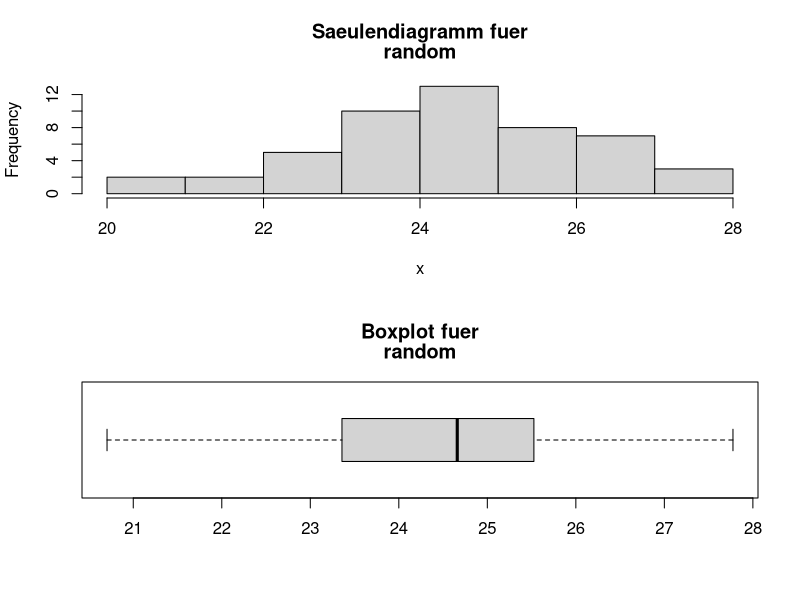
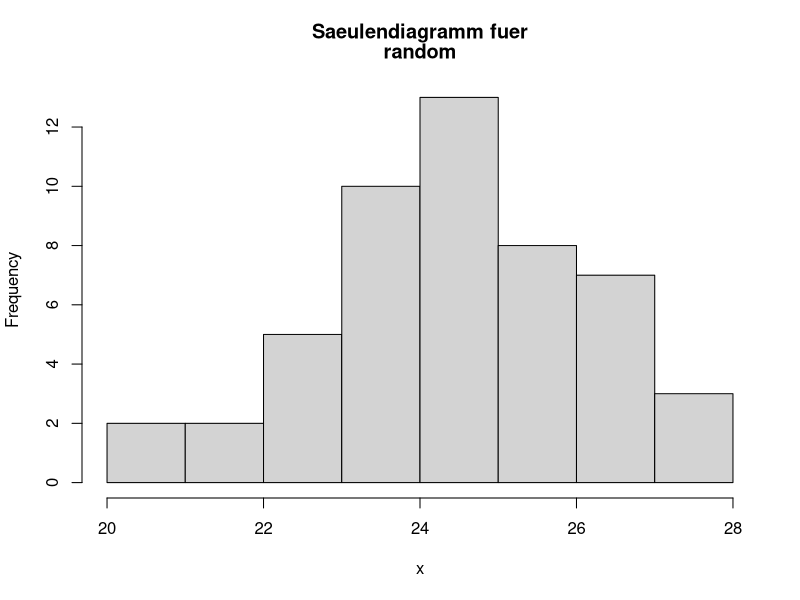
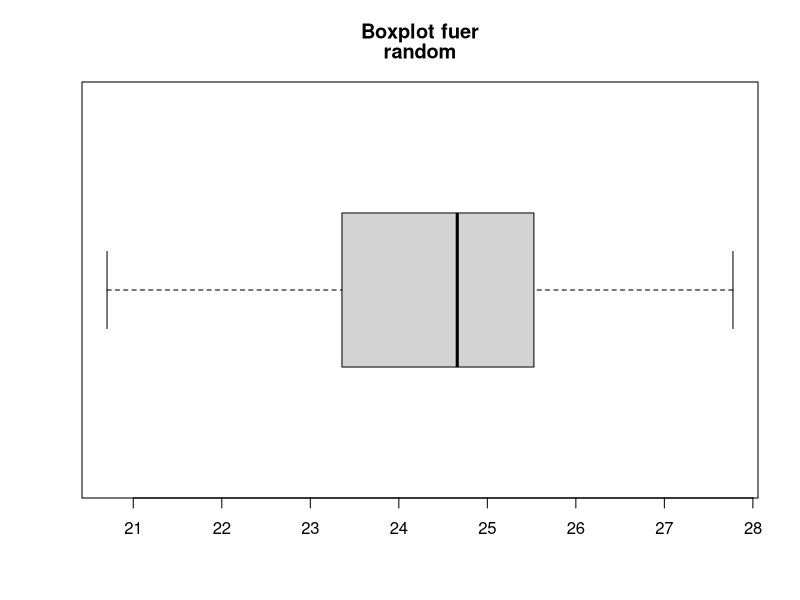
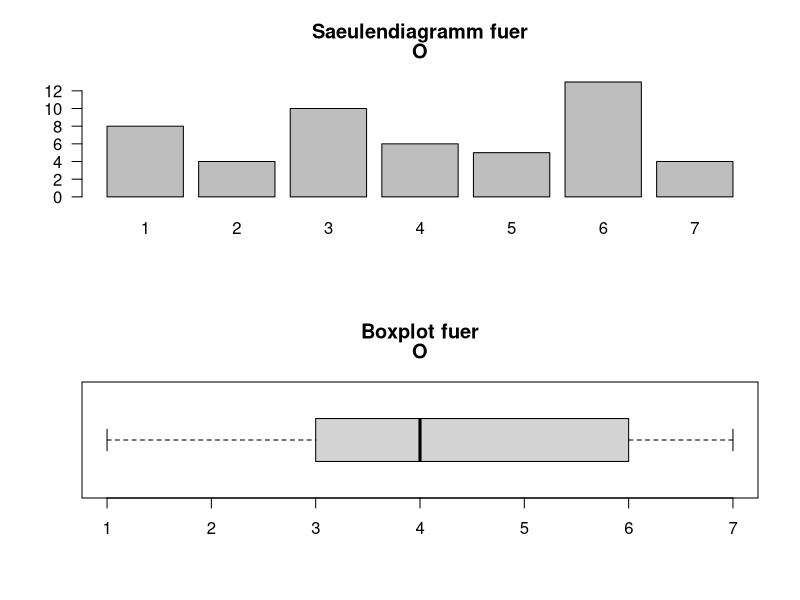
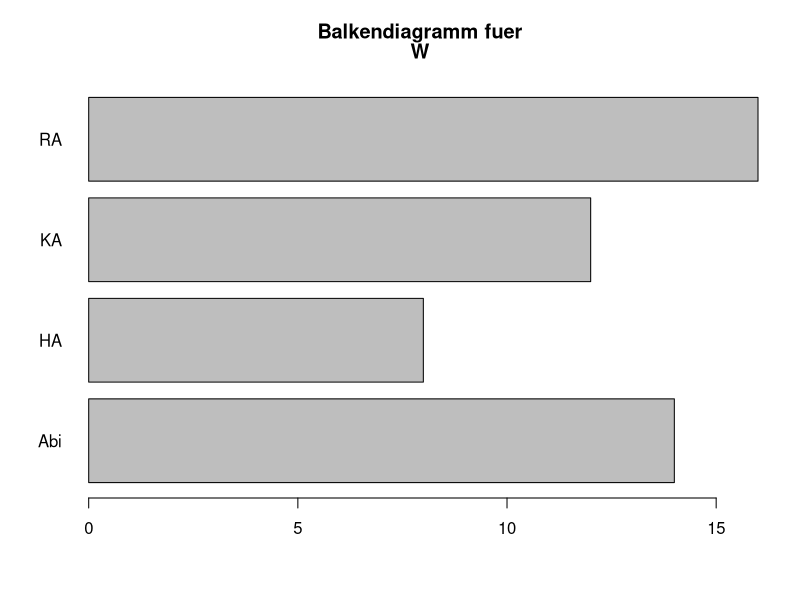

Recreate these plots in R, in order.
# Funktionen-R-Skript 1


# Funktionen a, b, c: Alina, Hannah

# Funktion a) 
# Eine Funktion, die verschiedene geeignete deskriptive Statistiken für metrische 
# Variablen berechnet und ausgibt.

# My_Plots gibt bei plot = 0 fuer den eingegebenen Vektor an Daten ein Histogramm, ein Barplot, ein Boxplot und ein Scatterplot.
# Diese Einstellung ist der default, gibt man der Variable plot einen Wert von 1 bis 4, gibt die Funktion fuer
# 1 das Histogramm, fuer 2 den Boxplot.

random <- rnorm(50, mean = 25, sd = 2)

My_Plots <- function(x, plot = 0){
  # x = Daten
  if(plot == 0){ 
    par(mfrow = c(2,1)) # vier Grafiken in einen Plot 
    # Die unterschiedlichen Grafiken 
    hist(x, main = c("Saeulendiagramm fuer", deparse(substitute(x)))) 
    boxplot(x, horizontal = TRUE, main = c("Boxplot fuer", deparse(substitute(x))))
    par(mfrow = c(1,1)) #setze die parameter zurueck 
  }
  if(plot == 1){
    hist(x, main = c("Saeulendiagramm fuer", deparse(substitute(x))))  
  }
  if(plot == 2){
    boxplot(x, horizontal = TRUE, main = c("Boxplot fuer", deparse(substitute(x))))
  }
}

My_Plots(random)
My_Plots(random, plot = 1)
My_Plots(random, plot = 2)


# Funktion b) 
# Eine Funktion, die verschiedene geeignete desktiptive Statistiken für 
# kategoriale Variablen berechnet und ausgibt 

S <- c("KA", "RA", "Abi", "HA") # Ein Datenbeispiel zum ausprobieren 
W <- sample(S, size = 50, replace = TRUE)
O <- sample(1:7, size=50, replace = TRUE) # Ein ordinales Datenbeispiel

# der Parameter ordinal kann auf FALSE gesetzt werden, wenn ein Boxplot der eingegebenen Daten keinen Sinn ergibt

My_Plots_2 <- function(x, ordinal = TRUE){
  if(ordinal == TRUE){
    #Die Diagramme
      par(mfrow = c(2,1))
      #Ein Stabdiagramm
      barplot(table(x), main = c("Saeulendiagramm fuer", deparse(substitute(x))), las = 1)
      #Ein Boxplot
      boxplot(x, main = c("Boxplot fuer", deparse(substitute(x))), horizontal = TRUE)
      par(mfrow = c(1,1))
    #Die Haufigkeitstabelle 
      print(table(x, dnn = deparse(substitute(x))))
  }
  
  if(ordinal == FALSE){
    #Das Stabdiagramm
      barplot(table(x), main = c("Balkendiagramm fuer", deparse(substitute(x))), horiz = TRUE, las = 1)
    #Die Häufigkeitstabelle
      print(table(x, dnn = deparse(substitute(x))))
  }
}
My_Plots_2(O, ordinal = TRUE)
My_Plots_2(W, ordinal = FALSE)



## c) 
#Eine Funktion, die geeignete deskriptive bivariate Statistiken fuer den Zusammenhang zwischen 
#zwei kategorialen Variablen berechnet ausgibt. 

#My_Plot_3 gibt zwei Kreuztabellen, eine mit absoluten Haufigkeiten und eine mit relativen Haufigkeiten, in der Konsole aus.

#Datenvektoren zum ausprobieren
O <- sample(1:7, size=50, replace = TRUE)
P <- sample(1:7, size=50, replace = TRUE)

My_Plots_3 <- function(x,y,both.ordinal = FALSE){
  #x erster Datenvektor, y zweiter Datenvektor
  tabelle <- table(x,y,
                   dnn = c(deparse(substitute(x)), deparse(substitute(y)))) #uebernimmt den Namen des Datenvektors
  cat('Tabelle mit absoluten Haufigkeiten: \n\n')
  print(tabelle)
  cat('\n Tabelle mit relativen Haeufigkeiten: \n\n')
  print(prop.table(tabelle))

  #Wenn beide Merkmale ordinal sind, kann man Spearman Korrelation berechnen:
  if(both.ordinal == TRUE){
    c <- cor(x,y,use = 'complete.obs', method = 'spearman')
    cat('\n\n Die Spearman-Korrelation der beiden Merkmale betraegt:', c)
  }
}

My_Plots_3(O,P,both.ordinal = TRUE)









# Funktionen  d, e, f: Maike, Julia



## d)

# Grundgeruest der Funktion fuer Zusammenhang zwischen einer metrischen und einer dichotomen Variable

# Es werden 2 Summaries der metrischen Variable ausgegeben, getrennt nach den beiden Auspraegungen der dichotomen Variable
# Eingabe: fuer "dich" muss eine dichotome, fuer "met" eine metrische Variable eingegeben werden
# "dich" und "met" sollten zwei Variablen sein, deren n-te Eintraege jeweils von derselben Person stammen

dichmetsummary <- function(dich, met){
  
  if(length(table(dich)) != 2){stop("dich muss eine dichotome Variable sein")} 
     #ueberprueft, ob "dich" genau zwei Auspraegungen hat
  
  if(!is.numeric(met)){stop("met muss eine metrische Variable sein")} 
     # ueberprueft, ob "met" eine metrische variable ist
  
  if(length(met) != length(dich)){stop("dich und met muessen gleiche Laenge haben")} 
     # uberprueft, ob "dich" und "met" die gleiche Laenge haben.


dichfact <- factor(dich, levels = c(names(table(dich))), labels = c(0, 1))
# Umwandlung der dichotomen variable in einen Factor
  
# die Summaries werden als 2-elementige Liste zurueckgegeben:
rgabe <- list(
  # Summary der metrischen Variable nach der ersten im table ausgefuehrten Auspraegung der dichotomen Variable
  summary(met[dichfact == 0]), 
  
  # Summary der metrischen Variable nach der zweiten im table ausgefuehrten Auspraegung der dichotomen Variable
  summary(met[dichfact == 1]),
  
  # Tabelle der beiden Variablen
  table(dich, met, dnn = c(deparse(substitute(dich)), deparse(substitute(met))))
)


names(rgabe) <- c(names(table(dich))[1], names(table(dich))[2], "Tabelle")
# zu jeder Summary wird hinzugefuegt, auf welcher Auspraegung der dichotomen Variable die Summary basiert

return(rgabe) # Ausgabe der beiden Summaries
  }







## e)
# Die Funktion kategorisiert eine numerische Variable quantilbasiert in "niedrig", "mittel" und "hoch"

# ordinalskalierte Variablen koennen mit der Hilfsfunktion "ordtonum"
# in Variablen mit numerischen Werten entsprechend ihrer Ordnung
# umgewandelt werden

quantkat <- function(x){
  newob <- NULL # leeres Objekt wird erstellt
uquant <- quantile(as.numeric(names(table(x))), 0.25) # das untere Quartil der sortierten numerischen Werte wird bestimmt
oquant <- quantile(as.numeric(names(table(x))), 0.75) # ebenso das obere Quartil

newob[x <= uquant] <- "niedrig" 
# das untere Quartil dient als obere Grenze der Kategorie "niedrig".
# alles, was unterhalb dieses Quartils liegt, wird der Kategorie "niedrig" zugeordnet.

newob[x > uquant & x < oquant] <- "mittel" 
# die Werte zwischen den beiden Quartilen werden der Kategorie "mittel" zugeordnet

newob[x >= oquant] <- "hoch" 
# das obere Quartil ist die untere Grenze fuer die Kategorie "hoch", alles was darueber liegt, wird "hoch" zugeordnet

newob 
# das in "niedrig", "mittel" und "hoch" kategorisierte Objekt wird ausgegeben.
}




# Beispiel
b <- c(2, 5, 2, 6, 3, 6)

quantkat(b)
# [1] "niedrig" "mittel"  "niedrig" "hoch"    "mittel"  "hoch"





# man koennte auch 0.33 und 0.66 Quantile nehmen, oder eben die Quartile. 
# bei den Quartilen waere die mittlere Kategorie doppelt so gross wie jeweils die Extremen











  
  
##f)

# es werden Visualisierungen fuer drei oder vier Variablen erstellt. Dabei werden zwei Variablen fuer die Achsen verwendet und die dritte durch unterschiedliche
# Farben gezeigt. Die Positionen der drei/ vier Variablen sind dabei fest gewaehlt. Man kann bei drei Variablen nur unterscheiden welche drei von Mathe_Int, Prog_Int, 
# Studienfach und Mathe_LK man gleichzeitig angezeigt werden sollen. Genutzt wird dabei das Paket "ggplot2". 




# muss vorher geladen
install.packages("dplyr")
library(dplyr)
install.packages("ggplot2")
library(ggplot2)


Visual_data <- function(D = data, n = 3, Int_Mathe = TRUE, Int_Prog = TRUE, data_Studiengang = TRUE, MatheLK = FALSE){   # n steht dafuer, wie viele Variablen genutzt werden, moeglich sind 3 oder 4
  if(n == 3 & Int_Mathe == TRUE & Int_Prog == TRUE & data_Studiengang == TRUE & MatheLK == FALSE){
    print(ggplot(D,                                                                          # ggplot wird vom Datensatz erstellt
           aes(y = factor(Mathe_Int),                                                     # Interesse für Mathe auf y-Achse
               x = Prog_Int,                                                              # auf die x-Achse kommt Interesse für Programmieren
               color = Studienfach)) +                                                    # es wird farblich nach Studienfach unterschieden
      geom_jitter(alpha = 1,                                                              # Farbstaerke und Groesse der Punkte im Gitter
                  size = 1.5) + 
      labs(title = "Interesse nach Studienfach",                                          # Die jeweiligen Achsen werden beschriftet
           x = "Interesse an Programmiern", 
           y = "Interesse an Mathe", las = 1) )
  }
  if(n == 3 & Int_Mathe == TRUE & Int_Prog == TRUE & data_Studiengang == FALSE & MatheLK == TRUE){
    print( ggplot(D,                                                                          # ggplot wird vom Datensatz erstellt
           aes(y = factor(Mathe_Int),                                                       # Interesse für Mathe auf y-Achse
               x = Prog_Int,                                                              # auf die x-Achse kommt Interesse für Programmieren
               color = Mathe_LK)) +                                                    # es wird farblich nach Mathe LK unterschieden
      geom_jitter(alpha = 1,                                                              # Farbstaerke und Groesse der Punkte im Gitter
                  size = 1.5) + 
      labs(title = "Interesse nach Mathe LK",                                          # Die jeweiligen Achsen werden beschriftet
           x = "Interesse an Programmiern", 
           y = "Interesse an Mathe", las = 1) )
  }
  if(n == 3 & Int_Mathe == TRUE & Int_Prog == FALSE & data_Studiengang == TRUE & MatheLK == TRUE){
    print( ggplot(D,                                                                          # ggplot wird vom Datensatz erstellt
           aes(y = factor(Mathe_Int),                                                      # Interesse für Mathe auf y-Achse
               x = Studienfach,                                                              # auf die x-Achse kommt das Studienfach
               color = Mathe_LK)) +                                                    # es wird farblich nach Mathe LK unterschieden
      geom_jitter(alpha = 1,                                                              # Farbstaerke und Groesse der Punkte im Gitter
                  size = 1.5) + 
      labs(title = "Mathe LK nach Studenfach und Int. Mathe",                                          # Die jeweiligen Achsen werden beschriftet
           x = "Studienfach", 
           y = "Interesse an Mathe", las = 1))
  }
  if(n == 3 & Int_Mathe == FALSE & Int_Prog == TRUE & data_Studiengang == TRUE & MatheLK == TRUE){
    print(ggplot(D,                                                                          # ggplot wird vom Datensatz erstellt
           aes(y = factor(Prog_Int),                                                      # Interesse für Programmieren auf y-Achse 
               x = Studienfach,                                                              # auf die x-Achse kommt das Studienfach
               color = Mathe_LK)) +                                                    # es wird farblich nach Mathe LK unterschieden
      geom_jitter(alpha = 1,                                                              # Farbstaerke und Groesse der Punkte im Gitter
                  size = 1.5) + 
      labs(title = "Mathe LK bei Studienfach und Int. Programmieren",                                          # Die jeweiligen Achsen werden beschriftet
           x = "Studienfach", 
           y = "Interesse an Programmieren", las = 1) )
  }
  if(n==4 & Int_Mathe == TRUE & Int_Prog == TRUE & data_Studiengang == TRUE & MatheLK == TRUE){
    print(D %>%
      ggplot(aes(y = Mathe_Int, x = Prog_Int, color = Mathe_LK)) +    # ggplot wird erstellt, bei dem die Interessen auf die Achsen kommen und farblich
      # zwischen Mathe_LK ja oder nein entschieden wird
      geom_point() +                                                 # es werden Punkte erstellt
      facet_wrap(vars(Studienfach)) +                                # es wird nach der vierten Variable/ Studienfach unterschieden
      labs(title ="Abhaengigkeit aller vier Variablen",              # Beschriftung wird hinzugef
           subtitle = "Aufgeteilt nach Studienfach",
           x = "Interesse an Programmieren",
           y = "Interesse an Mathe"))
  }
  
  
# Hier werden die Warnings geschrieben, falls die Variablen unzulaessig sind  
  
  # bei den Fall das n=4 ist, wird eine Warnung gegeben, falls nicht alle vier Folgevariablen TRUE gesetzt wurden
  if(n == 4 & !(Int_Mathe == TRUE & Int_Prog == TRUE & data_Studiengang == TRUE & MatheLK == TRUE )){    
    warning("Bei n=4 muessen alle vier Variablen auf TRUE gesetzt werden")
  }
  # bei den Fall das n=3 ist:
  # falls vier statt drei Variablen TRUE gesetzt wurden
  if(n == 3 & Int_Mathe == TRUE & Int_Prog == TRUE & data_Studiengang == TRUE & MatheLK == TRUE){
    warning("Bei n=3 duerfen nur drei Variablen TRUE sein")
  }
  # falls zu wenig Variablen TRUE gesetzt wurden
  if(n== 3 & (Int_Mathe == FALSE & Int_Prog == FALSE & data_Studiengang == TRUE & MatheLK == TRUE | Int_Mathe == FALSE & Int_Prog == TRUE & data_Studiengang == FALSE & MatheLK == TRUE |
              Int_Mathe == FALSE & Int_Prog == TRUE & data_Studiengang == TRUE & MatheLK == FALSE | Int_Mathe == TRUE & Int_Prog == FALSE & data_Studiengang == FALSE & MatheLK == TRUE | 
              Int_Mathe == TRUE & Int_Prog == FALSE & data_Studiengang == TRUE & MatheLK == FALSE | Int_Mathe == TRUE & Int_Prog == TRUE & data_Studiengang == FALSE & MatheLK == FALSE |
              Int_Mathe == FALSE & Int_Prog == FALSE & data_Studiengang == FALSE & MatheLK == FALSE | Int_Mathe == FALSE & Int_Prog == FALSE & data_Studiengang == FALSE & MatheLK == TRUE |
              Int_Mathe == FALSE & Int_Prog == FALSE & data_Studiengang == TRUE & MatheLK == FALSE | Int_Mathe == FALSE & Int_Prog == TRUE & data_Studiengang == FALSE & MatheLK == FALSE |
              Int_Mathe == TRUE & Int_Prog == FALSE & data_Studiengang == FALSE & MatheLK == FALSE )){
    warning("Bei n=3 muessen genau drei Variablen TRUE sein")
  }
  
  # falls das n selbst unzulaessig ist
  if(n != 3 & n!= 4){
    warning("Das n ist unzulaessig. Es wird nur n=3 oder n=4 angenommen")
  }
 }











# Weitere Visualisierung von 3 oder 4 kategorialen Variablen
# Gibt mehrere Barplots aus, die getrennt Auspraegungen einer Variablen
# gemeinsam mit anderen Variablen darstellen

# WICHTIG: fuer a sollte die Variable mit den wenigsten Kategorien gewaehlt werden
# a, b, c, d sind Variablen des Datensatzes, koennen theoretisch in beliebiger Reihenfolge eingegeben werden,
# Empfehlungen:
# a und b Studienfach und Mathe_LK beliebig gewaehlt
# c und d z.B. Mathe_Int, Prog_Int beliebig gewaehlt


# Wenn man 4 Variablen eingibt, wird eine warning ausgegeben, da der einelementige default-Wert von d mit
# einem Vektor verglichen wird und dafuer nur das erste Element des Vektors genommen wird.
# Diese warning kann ignoriert werden, die Funktion laeuft trotzdem wie gewuenscht durch

 
data_vis2 <- function(a, b, c, d = "fehlt"){
  
  if(d == "fehlt"){ # Version falls es nur 3 Variablen gibt, sich der default Wert von d also nicht geaendert hat
    
    par(mfrow = c(ceiling(length(table(a))/2), 2)) # die Anzahl der Auspraegungen der ersten Variable wird auf 2 Spalten aufgeteilt, falls
    # es eine ungerade Anzahl ist, wird aufgerundet, damit auf jeden Fall genug Zeilen da sind
    
    for(i in 1:length(table(a))){ # fuer jede Auspraegung von a wird ein Barplot erstellt
      
      barplot(table(b[a == names(table(a))[i]], c[a == names(table(a))[i]]), beside = TRUE, # die Auspraegungen von a werden
              # mit der for-Schleife durchgegangen. c wird auf der x-Achse aufgetragen und jede Auspraegung von c
              # wird aufgeteilt nach den Auspraegungen von b dargestellt 
              
              legend.text = names(table(b)), # diese Auspraegungen von b werden in der Legende festgehalten
              
              args.legend = list(bg = "transparent", title = deparse(substitute(b))),  # Name der Variable b als Titel und transparenter Hintergrund der Legende
              
              main = c(deparse(substitute(a)), names(table(a))[i]), # im Titel stehen Name der Variable a und die jeweils betrachtete
              # Auspraegung von a
              
              xlab = deparse(substitute(c)), # c wird auf der xAchse abgebildet
              ylab = "Häufigkeit")
    
    } # Ende der for-Schleife
    
  } # Ende der if-Bedingung falls es nur 3 Variablen gibt

  
  
  
  
else{ # Verion falls es 4 Variablen gibt, d also gewaehlt wurde und nicht mehr seinen default Wert besitzt
  
  par(mfrow = c(length(table(a)), 2)) # Layout mit einer Zeile fuer jede Auspraegung von a, jede Zeile wird in 2 Spaltenaufgeteilt die a mit
  # unterschiedlichen anderen Variablen darstellen
  
  for(i in 1:length(table(a))){ # fuer jede Auspraegung von a wird ein Barplot erstellt
    
    # jeweils 1. Spalte: Variablen a, b, c
    barplot(table(b[a == names(table(a))[i]], c[a == names(table(a))[i]]), beside = TRUE, # aufgeteilt nach den Auspraegungen von a werden
            # b und  c gemeinsam dargestellt. Dabei ist c auf der x-Achse aufgetragen und jede der Auspraegungen von c wird getrennt nach den 
            # Auspraegungen von b betrachtet
            
            legend.text = names(table(b)), # diese Auspraegungen von b werden in der Legende festgehalten
            
            args.legend = list(bg = "transparent", title = deparse(substitute(b))), # Name der Variable b als Titel und transparenter Hintergrund der Legende
            
            main = c(deparse(substitute(a)), names(table(a))[i]), # im Titel stehen Name der Variable a und die jeweils betrachtete
            # Auspraegung von a
            
            xlab = deparse(substitute(c)), # c wird auf der xAchse abgebildet
            ylab = "Häufigkeit")
    
    
    
    # jeweils 2. Spalte: Variablen a, b, d
    barplot(table(b[a == names(table(a))[i]], d[a == names(table(a))[i]]), beside = TRUE, # aufgeteilt nach den Auspraegungen von a werden
            # b und  d gemeinsam dargestellt. Dabei ist d auf der x-Achse aufgetragen und jede der Auspraegungen von d wird getrennt nach den 
            # Auspraegungen von b betrachtet
            
            legend.text = names(table(b)), # diese Auspraegungen von b werden in der Legende festgehalten
            
            args.legend = list(bg = "transparent", title = deparse(substitute(b))), # Name der Variable b als Titel und transparenter Hintergrund der Legende 
            
            main = c(deparse(substitute(a)), names(table(a))[i]), # im Titel stehen Name der Variable a und die jeweils betrachtete
            # Auspraegung von a
            
            xlab = deparse(substitute(d)), # d wird auf der xAchse abgebildet
            ylab = "Häufigkeit"
    )
  } # Ende der for-Schleife
  } # Ende der else-Bedingung
}
